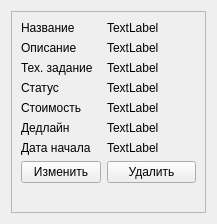
<?xml version="1.0" encoding="UTF-8"?>
<ui version="4.0">
 <class>order_widg</class>
 <widget class="QWidget" name="order_widg">
  <property name="geometry">
   <rect>
    <x>0</x>
    <y>0</y>
    <width>217</width>
    <height>224</height>
   </rect>
  </property>
  <property name="sizePolicy">
   <sizepolicy hsizetype="Expanding" vsizetype="Expanding">
    <horstretch>0</horstretch>
    <verstretch>0</verstretch>
   </sizepolicy>
  </property>
  <property name="minimumSize">
   <size>
    <width>0</width>
    <height>224</height>
   </size>
  </property>
  <property name="baseSize">
   <size>
    <width>0</width>
    <height>224</height>
   </size>
  </property>
  <property name="windowTitle">
   <string>order_widg</string>
  </property>
  <layout class="QVBoxLayout" name="verticalLayout">
   <property name="sizeConstraint">
    <enum>QLayout::SetMaximumSize</enum>
   </property>
   <item>
    <widget class="QScrollArea" name="scrollArea">
     <property name="sizePolicy">
      <sizepolicy hsizetype="Expanding" vsizetype="Expanding">
       <horstretch>0</horstretch>
       <verstretch>0</verstretch>
      </sizepolicy>
     </property>
     <property name="verticalScrollBarPolicy">
      <enum>Qt::ScrollBarAsNeeded</enum>
     </property>
     <property name="horizontalScrollBarPolicy">
      <enum>Qt::ScrollBarAlwaysOff</enum>
     </property>
     <property name="sizeAdjustPolicy">
      <enum>QAbstractScrollArea::AdjustIgnored</enum>
     </property>
     <property name="widgetResizable">
      <bool>true</bool>
     </property>
     <widget class="QWidget" name="scrollAreaWidgetContents_2">
      <property name="geometry">
       <rect>
        <x>0</x>
        <y>0</y>
        <width>196</width>
        <height>240</height>
       </rect>
      </property>
      <property name="sizePolicy">
       <sizepolicy hsizetype="Expanding" vsizetype="Expanding">
        <horstretch>0</horstretch>
        <verstretch>0</verstretch>
       </sizepolicy>
      </property>
      <layout class="QFormLayout" name="formLayout">
       <item row="0" column="0">
        <widget class="QLabel" name="label_2">
         <property name="text">
          <string>Название</string>
         </property>
        </widget>
       </item>
       <item row="0" column="1">
        <widget class="QLabel" name="project_name">
         <property name="text">
          <string>TextLabel</string>
         </property>
        </widget>
       </item>
       <item row="1" column="0">
        <widget class="QLabel" name="label_4">
         <property name="sizePolicy">
          <sizepolicy hsizetype="Preferred" vsizetype="Preferred">
           <horstretch>0</horstretch>
           <verstretch>0</verstretch>
          </sizepolicy>
         </property>
         <property name="text">
          <string>Описание</string>
         </property>
        </widget>
       </item>
       <item row="1" column="1">
        <widget class="QLabel" name="description">
         <property name="sizePolicy">
          <sizepolicy hsizetype="Preferred" vsizetype="Preferred">
           <horstretch>0</horstretch>
           <verstretch>0</verstretch>
          </sizepolicy>
         </property>
         <property name="text">
          <string>TextLabel</string>
         </property>
         <property name="wordWrap">
          <bool>true</bool>
         </property>
        </widget>
       </item>
       <item row="2" column="0">
        <widget class="QLabel" name="label_6">
         <property name="sizePolicy">
          <sizepolicy hsizetype="Preferred" vsizetype="Preferred">
           <horstretch>0</horstretch>
           <verstretch>0</verstretch>
          </sizepolicy>
         </property>
         <property name="text">
          <string>Тех. задание</string>
         </property>
         <property name="wordWrap">
          <bool>false</bool>
         </property>
        </widget>
       </item>
       <item row="2" column="1">
        <widget class="QLabel" name="tech_task">
         <property name="sizePolicy">
          <sizepolicy hsizetype="Preferred" vsizetype="Preferred">
           <horstretch>0</horstretch>
           <verstretch>0</verstretch>
          </sizepolicy>
         </property>
         <property name="mouseTracking">
          <bool>false</bool>
         </property>
         <property name="acceptDrops">
          <bool>false</bool>
         </property>
         <property name="lineWidth">
          <number>1</number>
         </property>
         <property name="midLineWidth">
          <number>0</number>
         </property>
         <property name="text">
          <string>TextLabel</string>
         </property>
         <property name="textFormat">
          <enum>Qt::PlainText</enum>
         </property>
         <property name="alignment">
          <set>Qt::AlignLeading|Qt::AlignLeft|Qt::AlignVCenter</set>
         </property>
         <property name="wordWrap">
          <bool>true</bool>
         </property>
         <property name="indent">
          <number>-1</number>
         </property>
         <property name="openExternalLinks">
          <bool>false</bool>
         </property>
        </widget>
       </item>
       <item row="3" column="0">
        <widget class="QLabel" name="label_8">
         <property name="text">
          <string>Статус</string>
         </property>
        </widget>
       </item>
       <item row="3" column="1">
        <widget class="QLabel" name="status">
         <property name="text">
          <string>TextLabel</string>
         </property>
        </widget>
       </item>
       <item row="4" column="0">
        <widget class="QLabel" name="label_13">
         <property name="text">
          <string>Стоимость</string>
         </property>
        </widget>
       </item>
       <item row="4" column="1">
        <widget class="QLabel" name="price">
         <property name="text">
          <string>TextLabel</string>
         </property>
        </widget>
       </item>
       <item row="5" column="0">
        <widget class="QLabel" name="label_12">
         <property name="text">
          <string>Дедлайн</string>
         </property>
        </widget>
       </item>
       <item row="5" column="1">
        <widget class="QLabel" name="deadline">
         <property name="text">
          <string>TextLabel</string>
         </property>
        </widget>
       </item>
       <item row="6" column="0">
        <widget class="QLabel" name="label_14">
         <property name="text">
          <string>Дата начала</string>
         </property>
        </widget>
       </item>
       <item row="6" column="1">
        <widget class="QLabel" name="start_date">
         <property name="text">
          <string>TextLabel</string>
         </property>
        </widget>
       </item>
       <item row="7" column="0">
        <widget class="QPushButton" name="change_btn">
         <property name="text">
          <string>Изменить</string>
         </property>
        </widget>
       </item>
       <item row="7" column="1">
        <widget class="QPushButton" name="del_btn">
         <property name="text">
          <string>Удалить</string>
         </property>
        </widget>
       </item>
      </layout>
     </widget>
    </widget>
   </item>
  </layout>
 </widget>
 <resources/>
 <connections/>
</ui>
